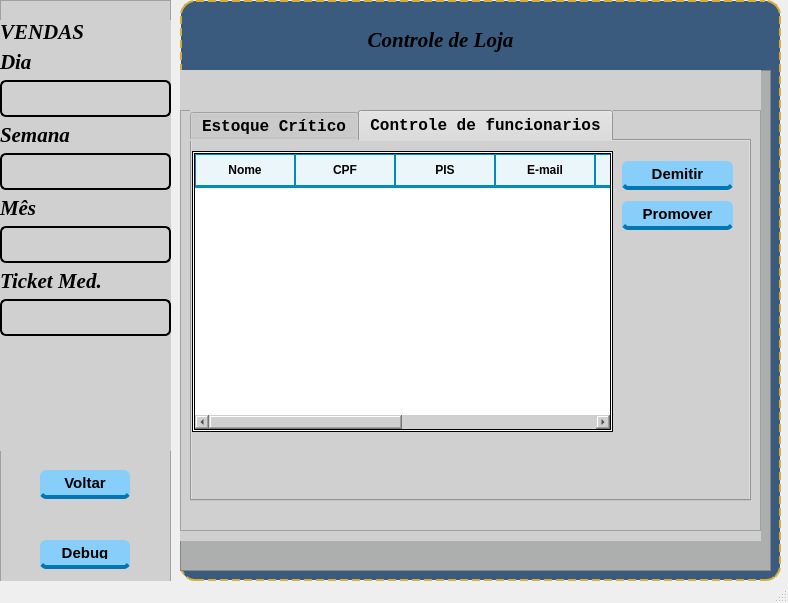
<?xml version="1.0" encoding="UTF-8"?>
<ui version="4.0">
 <class>Controledaloja</class>
 <widget class="QMainWindow" name="Controledaloja">
  <property name="geometry">
   <rect>
    <x>0</x>
    <y>0</y>
    <width>788</width>
    <height>603</height>
   </rect>
  </property>
  <property name="windowTitle">
   <string>Controle da loja</string>
  </property>
  <widget class="QWidget" name="centralwidget">
   <widget class="QFrame" name="frame_direita">
    <property name="geometry">
     <rect>
      <x>180</x>
      <y>0</y>
      <width>601</width>
      <height>581</height>
     </rect>
    </property>
    <property name="maximumSize">
     <size>
      <width>16777215</width>
      <height>16777215</height>
     </size>
    </property>
    <property name="styleSheet">
     <string notr="true">QFrame#frame_direita {
    background-color: rgb(58, 91, 125);
    border: 2px dashed #d4af37;
    border-radius: 15px;
}</string>
    </property>
    <property name="frameShape">
     <enum>QFrame::Shape::StyledPanel</enum>
    </property>
    <property name="frameShadow">
     <enum>QFrame::Shadow::Raised</enum>
    </property>
    <widget class="QFrame" name="frame_principal">
     <property name="geometry">
      <rect>
       <x>0</x>
       <y>70</y>
       <width>591</width>
       <height>501</height>
      </rect>
     </property>
     <property name="styleSheet">
      <string notr="true">background-color: rgb(173, 174, 174);</string>
     </property>
     <property name="frameShape">
      <enum>QFrame::Shape::StyledPanel</enum>
     </property>
     <property name="frameShadow">
      <enum>QFrame::Shadow::Raised</enum>
     </property>
     <widget class="QStackedWidget" name="stackedWidget">
      <property name="geometry">
       <rect>
        <x>0</x>
        <y>0</y>
        <width>581</width>
        <height>471</height>
       </rect>
      </property>
      <property name="styleSheet">
       <string notr="true">background-color: rgb(208, 208, 208);</string>
      </property>
      <property name="currentIndex">
       <number>0</number>
      </property>
      <widget class="QWidget" name="page_cliente">
       <widget class="QFrame" name="frame_cliente_pagina">
        <property name="geometry">
         <rect>
          <x>0</x>
          <y>40</y>
          <width>581</width>
          <height>421</height>
         </rect>
        </property>
        <property name="frameShape">
         <enum>QFrame::Shape::StyledPanel</enum>
        </property>
        <property name="frameShadow">
         <enum>QFrame::Shadow::Raised</enum>
        </property>
        <widget class="QTabWidget" name="tabWidget_EstoqueCrit">
         <property name="geometry">
          <rect>
           <x>10</x>
           <y>0</y>
           <width>561</width>
           <height>391</height>
          </rect>
         </property>
         <property name="font">
          <font>
           <family>Courier New</family>
           <pointsize>12</pointsize>
           <bold>true</bold>
          </font>
         </property>
         <property name="styleSheet">
          <string notr="true">QTableWidget {
    background-color: rgb(255, 255, 255);
    alternate-background-color: #dbeff5;
    border: 3px solid #000000;
    color: #000000;
    gridline-color: #008CBA;
    border: 3px double #000000;
    font-family: &quot;Courier New&quot;, Courier, monospace;
    font-size: 11pt;
    font-weight: bold;
}
QHeaderView::section {
    background-color: #eaf6fa;
    color: #000000;
    padding: 6px;
    border: 1px solid #008CBA;
    border-bottom: 3px solid #008CBA;
    font-family: &quot;Courier New&quot;;
    font-weight: bold;
    text-transform: uppercase;
}
QTableWidget::item:selected {
    background-color: #008CBA;
    color: #ffffff;
}</string>
         </property>
         <property name="currentIndex">
          <number>1</number>
         </property>
         <widget class="QWidget" name="tab_2">
          <attribute name="title">
           <string>Estoque Crítico</string>
          </attribute>
          <widget class="QTableWidget" name="tableWidget_EstoqueCritico">
           <property name="geometry">
            <rect>
             <x>0</x>
             <y>0</y>
             <width>571</width>
             <height>351</height>
            </rect>
           </property>
           <property name="styleSheet">
            <string notr="true">QTableWidget {
    background-color: rgb(255, 255, 255);
    alternate-background-color: #dbeff5;
    color: #000000;
    gridline-color: #008CBA;

    font-family: &quot;Courier New&quot;, Courier, monospace;
    font-size: 11pt;
 ;
}
QHeaderView::section {
    background-color: #eaf6fa;
    color: #000000;
    padding: 6px;
    border: 1px solid #008CBA;
    font-family: &quot;Courier New&quot;;
    font-weight: bold;
    text-transform: uppercase;
}
QTableWidget::item:selected {
    background-color: #008CBA;
    color: #ffffff;
}</string>
           </property>
           <property name="verticalScrollBarPolicy">
            <enum>Qt::ScrollBarPolicy::ScrollBarAsNeeded</enum>
           </property>
           <property name="horizontalScrollBarPolicy">
            <enum>Qt::ScrollBarPolicy::ScrollBarAlwaysOn</enum>
           </property>
           <row>
            <property name="text">
             <string>New Row</string>
            </property>
           </row>
           <row>
            <property name="text">
             <string>New Row</string>
            </property>
           </row>
           <row>
            <property name="text">
             <string>New Row</string>
            </property>
           </row>
           <row>
            <property name="text">
             <string>New Row</string>
            </property>
           </row>
           <row>
            <property name="text">
             <string>New Row</string>
            </property>
           </row>
           <row>
            <property name="text">
             <string>New Row</string>
            </property>
           </row>
           <row>
            <property name="text">
             <string>New Row</string>
            </property>
           </row>
           <row>
            <property name="text">
             <string>New Row</string>
            </property>
           </row>
           <column>
            <property name="text">
             <string>Nome</string>
            </property>
           </column>
           <column>
            <property name="text">
             <string>Artista</string>
            </property>
           </column>
           <column>
            <property name="text">
             <string>Ano</string>
            </property>
           </column>
           <column>
            <property name="text">
             <string>Valor</string>
            </property>
           </column>
           <column>
            <property name="text">
             <string>Gênero</string>
            </property>
           </column>
           <column>
            <property name="text">
             <string>qtd. estoque</string>
            </property>
           </column>
           <column>
            <property name="text">
             <string>Codigo</string>
            </property>
           </column>
          </widget>
         </widget>
         <widget class="QWidget" name="tab">
          <attribute name="title">
           <string>Controle de funcionarios</string>
          </attribute>
          <widget class="QTableWidget" name="tableWidget_funcionarios">
           <property name="geometry">
            <rect>
             <x>0</x>
             <y>10</y>
             <width>421</width>
             <height>281</height>
            </rect>
           </property>
           <property name="rowCount">
            <number>0</number>
           </property>
           <column>
            <property name="text">
             <string>Nome</string>
            </property>
           </column>
           <column>
            <property name="text">
             <string>CPF</string>
            </property>
           </column>
           <column>
            <property name="text">
             <string>PIS</string>
            </property>
           </column>
           <column>
            <property name="text">
             <string>E-mail</string>
            </property>
           </column>
           <column>
            <property name="text">
             <string>Função</string>
            </property>
           </column>
           <column>
            <property name="text">
             <string>Salário</string>
            </property>
           </column>
           <column>
            <property name="text">
             <string>CEP</string>
            </property>
           </column>
           <column>
            <property name="text">
             <string>Telefone</string>
            </property>
           </column>
          </widget>
          <widget class="QPushButton" name="pushButton_demitir">
           <property name="geometry">
            <rect>
             <x>430</x>
             <y>20</y>
             <width>111</width>
             <height>29</height>
            </rect>
           </property>
           <property name="styleSheet">
            <string notr="true">QPushButton {
    background-color: #87CEFA;
    color: #000000;
    border: none;
    border-bottom: 4px solid #0077b3;
    border-radius: 6px;
    font-family: &quot;Courier New&quot;;
    font-weight: bold;
    font-size: 11pt;
    padding: 6px 12px;
    margin-top: 0px;
}
QPushButton:hover {
    background-color: #b0e0e6;
    border-bottom: 4px solid #0099cc;
}
QPushButton:pressed {
    background-color: #0077b3;
    border-bottom: 0px solid transparent;
    margin-top: 4px;
    padding-bottom: 4px;
}</string>
           </property>
           <property name="text">
            <string>Demitir</string>
           </property>
          </widget>
          <widget class="QPushButton" name="pushButton_promover">
           <property name="geometry">
            <rect>
             <x>430</x>
             <y>60</y>
             <width>111</width>
             <height>29</height>
            </rect>
           </property>
           <property name="styleSheet">
            <string notr="true">QPushButton {
    background-color: #87CEFA;
    color: #000000;
    border: none;
    border-bottom: 4px solid #0077b3;
    border-radius: 6px;
    font-family: &quot;Courier New&quot;;
    font-weight: bold;
    font-size: 11pt;
    padding: 6px 12px;
    margin-top: 0px;
}
QPushButton:hover {
    background-color: #b0e0e6;
    border-bottom: 4px solid #0099cc;
}
QPushButton:pressed {
    background-color: #0077b3;
    border-bottom: 0px solid transparent;
    margin-top: 4px;
    padding-bottom: 4px;
}</string>
           </property>
           <property name="text">
            <string>Promover</string>
           </property>
          </widget>
         </widget>
        </widget>
       </widget>
      </widget>
     </widget>
    </widget>
    <widget class="QLabel" name="label_Name_7">
     <property name="geometry">
      <rect>
       <x>10</x>
       <y>20</y>
       <width>501</width>
       <height>39</height>
      </rect>
     </property>
     <property name="font">
      <font>
       <family>Georgia</family>
       <pointsize>16</pointsize>
       <italic>true</italic>
       <bold>true</bold>
      </font>
     </property>
     <property name="styleSheet">
      <string notr="true">QLabel {
    font-family: &quot;Georgia&quot;, &quot;Times New Roman&quot;, serif;
    font-size: 16pt;
    font-weight: bold;
    font-style: italic;
    color: #000000;
    background-color: transparent;
    border: none;
}</string>
     </property>
     <property name="text">
      <string>Controle de Loja</string>
     </property>
     <property name="alignment">
      <set>Qt::AlignmentFlag::AlignCenter</set>
     </property>
    </widget>
   </widget>
   <widget class="QFrame" name="frame_2">
    <property name="geometry">
     <rect>
      <x>0</x>
      <y>0</y>
      <width>171</width>
      <height>601</height>
     </rect>
    </property>
    <property name="styleSheet">
     <string notr="true">background-color: rgb(208, 208, 208);</string>
    </property>
    <property name="frameShape">
     <enum>QFrame::Shape::StyledPanel</enum>
    </property>
    <property name="frameShadow">
     <enum>QFrame::Shadow::Raised</enum>
    </property>
    <widget class="QPushButton" name="pushButton_Debug">
     <property name="geometry">
      <rect>
       <x>40</x>
       <y>540</y>
       <width>90</width>
       <height>29</height>
      </rect>
     </property>
     <property name="styleSheet">
      <string notr="true">QPushButton {
    background-color: #87CEFA;
    color: #000000;
    border: none;
    border-bottom: 4px solid #0077b3;
    border-radius: 6px;
    font-family: &quot;Courier New&quot;;
    font-weight: bold;
    font-size: 11pt;
    padding: 6px 12px;
    margin-top: 0px;
}
QPushButton:hover {
    background-color: #b0e0e6;
    border-bottom: 4px solid #0099cc;
}
QPushButton:pressed {
    background-color: #0077b3;
    border-bottom: 0px solid transparent;
    margin-top: 4px;
    padding-bottom: 4px;
}</string>
     </property>
     <property name="text">
      <string>Debug</string>
     </property>
    </widget>
    <widget class="QWidget" name="layoutWidget">
     <property name="geometry">
      <rect>
       <x>0</x>
       <y>20</y>
       <width>171</width>
       <height>431</height>
      </rect>
     </property>
     <layout class="QFormLayout" name="formLayout">
      <item row="1" column="0" colspan="2">
       <layout class="QVBoxLayout" name="verticalLayout_3">
        <item>
         <widget class="QLabel" name="label_VendasDia_">
          <property name="font">
           <font>
            <family>Georgia</family>
            <pointsize>16</pointsize>
            <italic>true</italic>
            <bold>true</bold>
           </font>
          </property>
          <property name="styleSheet">
           <string notr="true">QLabel {
    font-family: &quot;Georgia&quot;, &quot;Times New Roman&quot;, serif;
    font-size: 16pt;
    font-weight: bold;
    font-style: italic;
    color: #000000;
    background-color: transparent;
    border: none;
}</string>
          </property>
          <property name="text">
           <string>Dia</string>
          </property>
         </widget>
        </item>
        <item>
         <widget class="QLabel" name="label_VendasDia">
          <property name="font">
           <font>
            <family>Georgia</family>
            <pointsize>15</pointsize>
            <bold>true</bold>
           </font>
          </property>
          <property name="styleSheet">
           <string notr="true">QLabel {
    color: #000000;
    border: 2px solid #000000;
    border-radius: 6px;
    font-family:&quot;Georgia&quot;, &quot;Times New Roman&quot;, serif;
    font-size: 15pt;
    font-weight: bold;
    padding: 5px;
}</string>
          </property>
          <property name="text">
           <string/>
          </property>
         </widget>
        </item>
       </layout>
      </item>
      <item row="2" column="0" colspan="2">
       <layout class="QVBoxLayout" name="verticalLayout_4">
        <item>
         <widget class="QLabel" name="label_VendasSemana_">
          <property name="font">
           <font>
            <family>Georgia</family>
            <pointsize>16</pointsize>
            <italic>true</italic>
            <bold>true</bold>
           </font>
          </property>
          <property name="styleSheet">
           <string notr="true">QLabel {
    font-family: &quot;Georgia&quot;, &quot;Times New Roman&quot;, serif;
    font-size: 16pt;
    font-weight: bold;
    font-style: italic;
    color: #000000;
    background-color: transparent;
    border: none;
}</string>
          </property>
          <property name="text">
           <string>Semana</string>
          </property>
         </widget>
        </item>
        <item>
         <widget class="QLabel" name="label_VendasSemana">
          <property name="font">
           <font>
            <family>Georgia</family>
            <pointsize>15</pointsize>
            <bold>true</bold>
           </font>
          </property>
          <property name="styleSheet">
           <string notr="true">QLabel {
    color: #000000;
    border: 2px solid #000000;
    border-radius: 6px;
    font-family:  &quot;Georgia&quot;, &quot;Times New Roman&quot;, serif;
    font-size: 15pt;
    font-weight: bold;
    padding: 5px;
}</string>
          </property>
          <property name="text">
           <string/>
          </property>
         </widget>
        </item>
       </layout>
      </item>
      <item row="3" column="0" colspan="2">
       <layout class="QVBoxLayout" name="verticalLayout_2">
        <item>
         <widget class="QLabel" name="label_VendasMes_">
          <property name="font">
           <font>
            <family>Georgia</family>
            <pointsize>16</pointsize>
            <italic>true</italic>
            <bold>true</bold>
           </font>
          </property>
          <property name="styleSheet">
           <string notr="true">QLabel {
    font-family: &quot;Georgia&quot;, &quot;Times New Roman&quot;, serif;
    font-size: 16pt;
    font-weight: bold;
    font-style: italic;
    color: #000000;
    background-color: transparent;
    border: none;
}</string>
          </property>
          <property name="text">
           <string>Mês</string>
          </property>
         </widget>
        </item>
        <item>
         <widget class="QLabel" name="label_VendasMes">
          <property name="font">
           <font>
            <family>Georgia</family>
            <pointsize>15</pointsize>
            <bold>true</bold>
           </font>
          </property>
          <property name="styleSheet">
           <string notr="true">QLabel {
    color: #000000;
    border: 2px solid #000000;
    border-radius: 6px;
    font-family:&quot;Georgia&quot;, &quot;Times New Roman&quot;, serif;
    font-size: 15pt;
    font-weight: bold;
    padding: 5px;
}</string>
          </property>
          <property name="text">
           <string/>
          </property>
         </widget>
        </item>
       </layout>
      </item>
      <item row="4" column="0" colspan="2">
       <layout class="QVBoxLayout" name="verticalLayout">
        <item>
         <widget class="QLabel" name="label_TicketMedio_">
          <property name="font">
           <font>
            <family>Georgia</family>
            <pointsize>16</pointsize>
            <italic>true</italic>
            <bold>true</bold>
           </font>
          </property>
          <property name="styleSheet">
           <string notr="true">QLabel {
    font-family: &quot;Georgia&quot;, &quot;Times New Roman&quot;, serif;
    font-size: 16pt;
    font-weight: bold;
    font-style: italic;
    color: #000000;
    background-color: transparent;
    border: none;
}</string>
          </property>
          <property name="text">
           <string>Ticket Med.</string>
          </property>
         </widget>
        </item>
        <item>
         <widget class="QLabel" name="label_TicketMedio">
          <property name="font">
           <font>
            <family>Georgia</family>
            <pointsize>15</pointsize>
            <bold>true</bold>
           </font>
          </property>
          <property name="styleSheet">
           <string notr="true">QLabel {
    color: #000000;
    border: 2px solid #000000;
    border-radius: 6px;
    font-family:&quot;Georgia&quot;, &quot;Times New Roman&quot;, serif;
    font-size: 15pt;
    font-weight: bold;
    padding: 5px;
}</string>
          </property>
          <property name="text">
           <string/>
          </property>
         </widget>
        </item>
       </layout>
      </item>
      <item row="0" column="0" colspan="2">
       <widget class="QLabel" name="label_Vendas">
        <property name="font">
         <font>
          <family>Georgia</family>
          <pointsize>16</pointsize>
          <italic>true</italic>
          <bold>true</bold>
         </font>
        </property>
        <property name="styleSheet">
         <string notr="true">QLabel {
    font-family: &quot;Georgia&quot;, &quot;Times New Roman&quot;, serif;
    font-size: 16pt;
    font-weight: bold;
    font-style: italic;
    color: #000000;
    background-color: transparent;
    border: none;
}</string>
        </property>
        <property name="text">
         <string>VENDAS</string>
        </property>
       </widget>
      </item>
     </layout>
    </widget>
    <widget class="QPushButton" name="pushButton_VoltarGerente">
     <property name="geometry">
      <rect>
       <x>40</x>
       <y>470</y>
       <width>90</width>
       <height>29</height>
      </rect>
     </property>
     <property name="styleSheet">
      <string notr="true">QPushButton {
    background-color: #87CEFA;
    color: #000000;
    border: none;
    border-bottom: 4px solid #0077b3;
    border-radius: 6px;
    font-family: &quot;Courier New&quot;;
    font-weight: bold;
    font-size: 11pt;
    padding: 6px 12px;
    margin-top: 0px;
}
QPushButton:hover {
    background-color: #b0e0e6;
    border-bottom: 4px solid #0099cc;
}
QPushButton:pressed {
    background-color: #0077b3;
    border-bottom: 0px solid transparent;
    margin-top: 4px;
    padding-bottom: 4px;
}</string>
     </property>
     <property name="text">
      <string>Voltar</string>
     </property>
    </widget>
   </widget>
  </widget>
  <widget class="QStatusBar" name="statusbar"/>
 </widget>
 <resources/>
 <connections/>
</ui>
